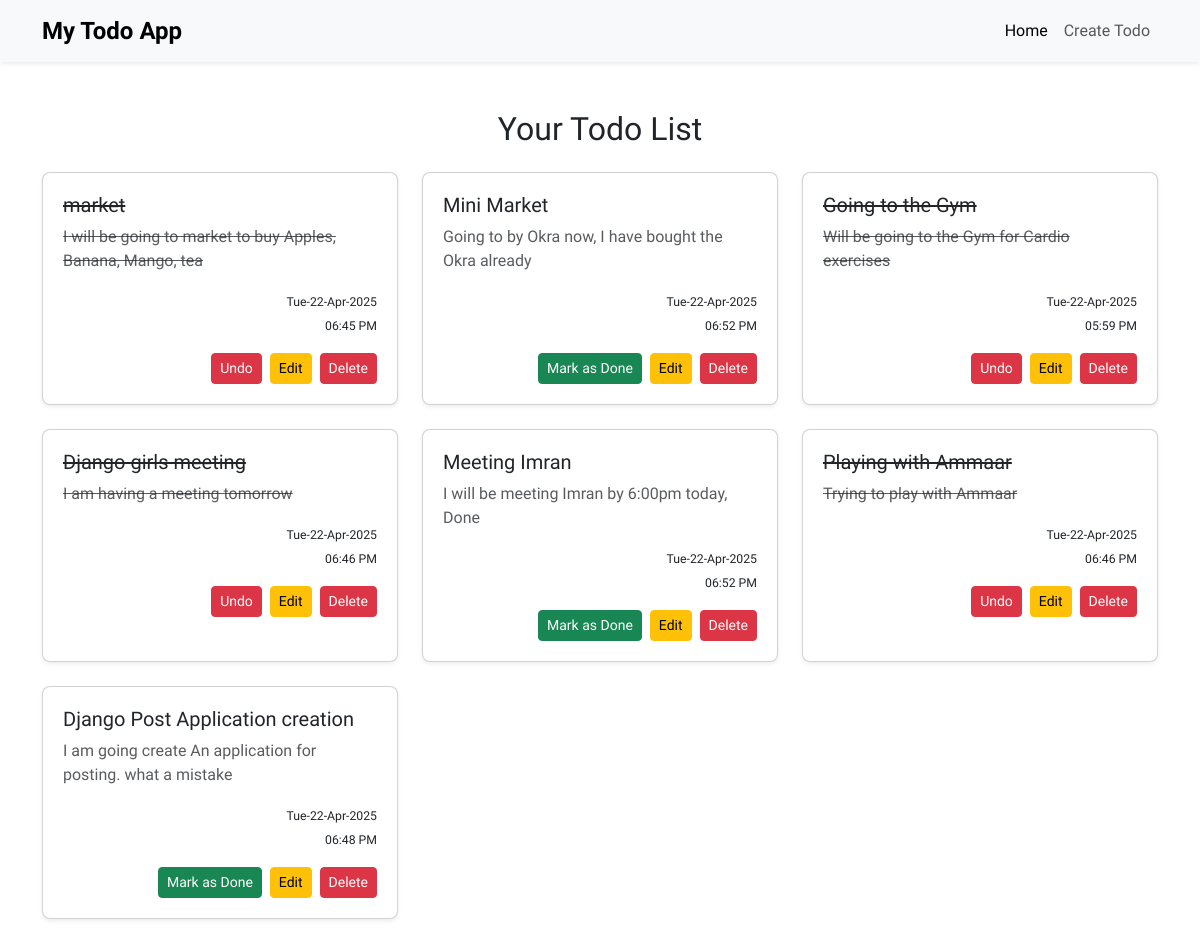
The page / on the database its author committed.
### todo_list/models.py (models this page shows, shortened)
class Todo(models.Model):
    title = models.CharField(max_length=50,help_text="Enter Todo title")
    description = models.TextField(help_text="Enter Description")
    date_created = models.DateTimeField(auto_now_add=True)
    date_modified = models.DateTimeField(auto_now=True)
    done = models.BooleanField(default=False)

### todo_list/views.py (the view)
# urls.py: 2. Add a URL to urlpatterns:  path('', views.home, name='home')
def home(request):
    todo_list = Todo.objects.all()
    context={
        'list': todo_list
    }
    return render(request,"index.html", context)

### templates/index.html (shortened to what this page needs)
{% extends "base.html" %}
{% block content %}
<div class="container my-5">
    <h2 class="text-center mb-4">Your Todo List</h2>
    <div class="row">
        {% for todo in list %}
        <div class="col-md-4 mb-4">
            <div class="card shadow-sm h-100">
                <div class="card-body">
                    <h5 class="card-title {% if todo.done %} text-decoration-line-through {% endif %}">{{ todo.title }}</h5>
                    <p class="card-text text-muted {% if todo.done %} text-decoration-line-through {% endif %}">{{ todo.description }}</p>
                    <p class="card-text text-end fs-8">
                        <small><small>{{ todo.date_modified|date:"D-d-M-Y" }}</small></small>
                    <br>
                        <small><small>{{ todo.date_modified|time:"h:i A" }}</small></small>
                    </p>
                    <div class="d-flex justify-content-end">
                        <a href="{% url 'done' todo.id %}" class="btn {% if not todo.done %}btn-success{% else %}btn-danger{% endif %} btn-sm me-2">
                            {% if todo.done %} Undo {% else %} Mark as Done {% endif %}
                        </a>
                        <a href="{% url 'edit' todo.id %}" class="btn btn-warning btn-sm me-2">Edit</a>
                        <a href="{% url 'delete' todo.id %}" class="btn btn-danger btn-sm">Delete</a>
                    </div>
                </div>
            </div>
        </div>
        {% empty %}
        <p class="text-center col-12">No todos yet.</p>
        {% endfor %}
    </div>
</div>
{% endblock %}

### templates/base.html (shortened to what this page needs)
{% load static %}
<!DOCTYPE html>
<html lang="en">
<head>
    <link href="https://cdn.jsdelivr.net/npm/bootstrap@5.3.0-alpha1/dist/css/bootstrap.min.css" rel="stylesheet">
    <link rel="stylesheet" href="{% static 'css/base_style.css' %}">
</head>
<body>
    <nav class="navbar navbar-expand-lg navbar-light bg-light shadow-sm">
        <div class="container">
            <a class="navbar-brand" href="#">My Todo App</a>
            <div class="collapse navbar-collapse" id="navbarNav">
                <ul class="navbar-nav ms-auto">
                    <li class="nav-item">
                        <a class="nav-link {% if request.path == '/' %}active{% endif %}" href="{% url 'home' %}">Home</a>
                    </li>
                    <li class="nav-item">
                        <a class="nav-link {% if request.path == '/create-todo/' %}active{% endif %}" href="{% url 'create' %}">Create Todo</a>
                    </li>
                </ul>
            </div>
        </div>
    </nav>
    <main>
        {% block content %} {% endblock %}
    </main>
</body>
</html>

### static/css/base_style.css (style rules this page uses)
html, body { height: 100%; margin: 0; font-family: 'Century Gothic', sans-serif; display: flex; flex-direction: column; }
.navbar { box-shadow: 0 2px 4px rgba(0, 0, 0, 0.05); }
.navbar-brand { font-size: 1.5rem; font-weight: bold; }
.card { border-radius: 8px; }
.card-body { padding: 20px; }
.btn { transition: background-color 0.3s ease; }

### rows shown on the page
Todo: title "market", description "I will be going to market to buy Apples, Banana, Mango, tea", date_modified "Tue-22-Apr-2025", date_modified "06:45 PM", done "Undo"
Todo: title "Mini Market", description "Going to by Okra now, I have bought the Okra already", date_modified "Tue-22-Apr-2025", date_modified "06:52 PM", done "Mark as Done"
Todo: title "Going to the Gym", description "Will be going to the Gym for Cardio exercises", date_modified "Tue-22-Apr-2025", date_modified "05:59 PM", done "Undo"
Todo: title "Django girls meeting", description "I am having a meeting tomorrow", date_modified "Tue-22-Apr-2025", date_modified "06:46 PM", done "Undo"
Todo: title "Meeting Imran", description "I will be meeting Imran by 6:00pm today, Done", date_modified "Tue-22-Apr-2025", date_modified "06:52 PM", done "Mark as Done"
Todo: title "Playing with Ammaar", description "Trying to play with Ammaar", date_modified "Tue-22-Apr-2025", date_modified "06:46 PM", done "Undo"
Todo: title "Django Post Application creation", description "I am going create An application for posting. what a mistake", date_modified "Tue-22-Apr-2025", date_modified "06:48 PM", done "Mark as Done"
